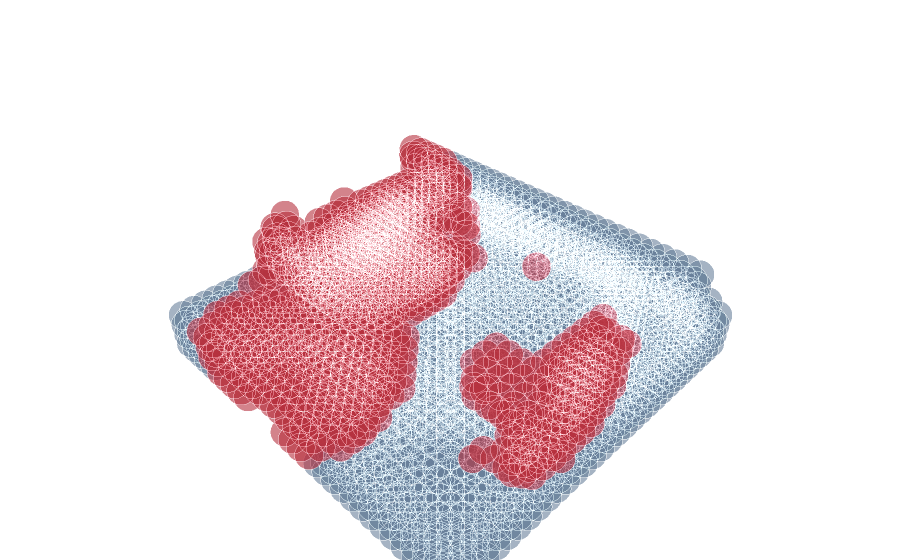

The code cell stored with this chart in its notebook:
### Code cell
rererecon2 = model.predict_one(arq_result[i], 'bathtub', decode_label=True, format_output=True)
plot_reconstruction(arq_voxels[i], rererecon2[0], s=size)
#plot_one(rererecon2[0])
orig = model.format_output(arq_voxels[i])
plot_recon(orig, rererecon2[0])
pieces = get_pieces(orig, rererecon2[0])
plot_one(pieces)

### Figure 1 — Plotly figure (JSON) as saved in the notebook; plotly's stock layout.template omitted (floating-point values rounded to 4 significant figures; data arrays with more than 128 entries replaced by an {"elided": "..."} marker saying what was removed)
{"data": [{"marker": {"color": "rgb(105, 128, 155)", "line": {"color": "rgba(217, 217, 217, 0.14)", "width": 0.5}, "opacity": 0.6, "size": 10}, "mode": "markers", "type": "scatter3d", "x": {"elided": "2246 int values"}, "y": {"elided": "2246 int values"}, "z": {"elided": "2246 int values"}}, {"marker": {"color": "rgb(182, 49, 62)", "line": {"color": "rgba(217, 217, 217, 0.14)", "width": 0.5}, "opacity": 0.6, "size": 10}, "mode": "markers", "type": "scatter3d", "x": {"elided": "1064 int values"}, "y": {"elided": "1064 int values"}, "z": {"elided": "1064 int values"}}], "layout": {"margin": {"b": 0, "l": 0, "r": 0, "t": 0}, "scene": {"xaxis": {"visible": false}, "yaxis": {"visible": false}, "zaxis": {"visible": false}}, "showlegend": false}}
